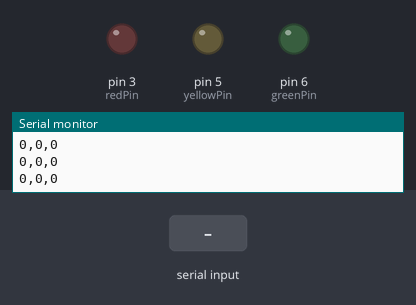
This sketch was run on a simulated Arduino Uno, built with avr-gcc and run on an emulated ATmega328P. On the bench: output pins drawn as LEDs (lit = HIGH), the last lines printed to the serial monitor. The test bench sets the inputs (shaded band).

Above: at 1.2 s.
1.3 s: "90,45\n" received over Serial
At 3.1 s:
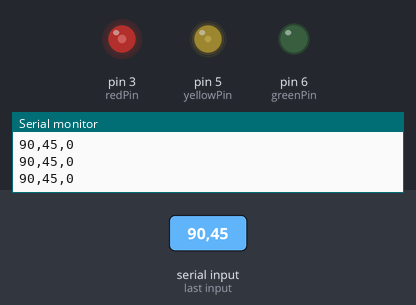
3.8 s: "30,150\n" received over Serial
At 5.2 s:
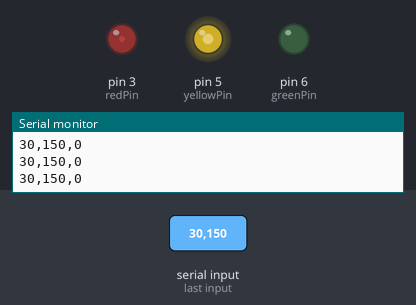
6.3 s: "5\n" received over Serial
At 8.7 s:
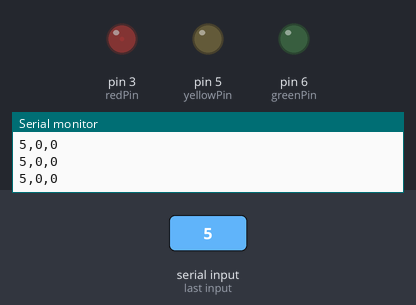
9.3 s: "90,45,200\n" received over Serial
At 10.0 s:
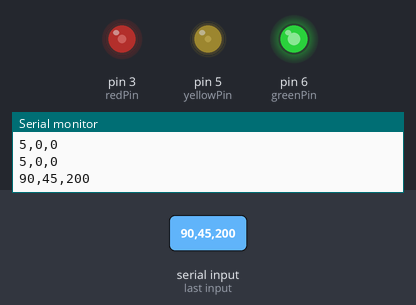
10.8 s: "200\n" received over Serial
At 12.7 s:
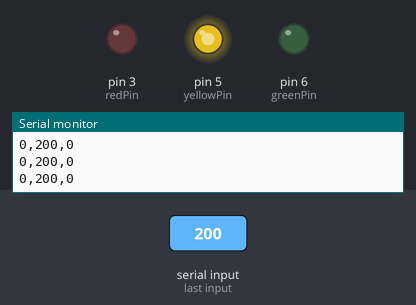
13.3 s: "30,150,10\n" received over Serial
At 14.4 s:
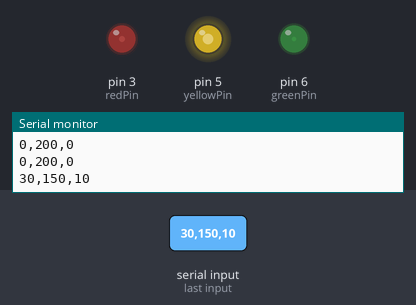
Timing chart, 0 to 17.8 s (numbered marks = the images above; inputs shaded):
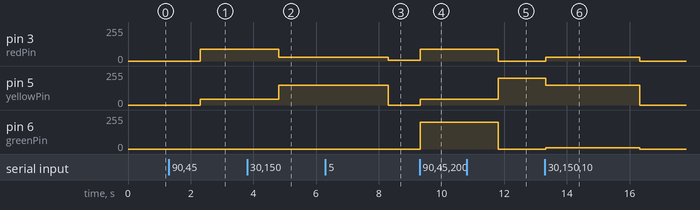

Measured:
- after the input at 1.3 s, pin 3 (redPin): 0/255 → 90/255 after 1.0 s; pin 5 (yellowPin): 0/255 → 45/255 after 1.0 s
- after the input at 3.8 s, pin 3 (redPin): 90/255 → 30/255 after 1.0 s; pin 5 (yellowPin): 45/255 → 150/255 after 1.0 s
- after the input at 6.3 s, pin 3 (redPin): 30/255 → 5/255 after 2.0 s; pin 5 (yellowPin): 150/255 → 0/255 after 2.0 s
- after the input at 9.3 s, pin 3 (redPin): 5/255 → 90/255 at once; pin 5 (yellowPin): 0/255 → 45/255 at once; pin 6 (greenPin): 0/255 → 200/255 at once
- after the input at 10.8 s, pin 3 (redPin): 90/255 → 0/255 after 1.0 s instead of 1.5 s; pin 5 (yellowPin): 45/255 → 200/255 after 1.0 s; pin 6 (greenPin): 200/255 → 0/255 after 1.0 s instead of 1.5 s
- after the input at 13.3 s, pin 3 (redPin): 0/255 → 30/255 at once, → 0/255 3.0 s later; pin 5 (yellowPin): 200/255 → 150/255 at once, → 0/255 3.0 s later; pin 6 (greenPin): 0/255 → 10/255 at once, → 0/255 3.0 s later

The sketch:

setLeds.ino
```cpp
int redPin = 3;
int yellowPin = 5;
int greenPin = 6;

int r = 0;
int y = 0;
int g = 0;

void setup()
{
    Serial.begin(9600);
    pinMode(redPin, OUTPUT);
    pinMode(yellowPin, OUTPUT);
    pinMode(greenPin, OUTPUT);
}

void loop()
{
    while(!Serial){};
    if(Serial.available() > 0)
    {
        r = Serial.parseInt();
        y = Serial.parseInt();
        g = Serial.parseInt();
    }
    Serial.print(r);Serial.print(","); Serial.print(y);Serial.print(","); Serial.print(g);Serial.println();
    analogWrite(redPin, r);
    analogWrite(yellowPin, y);
    analogWrite(greenPin, g);
}
```
